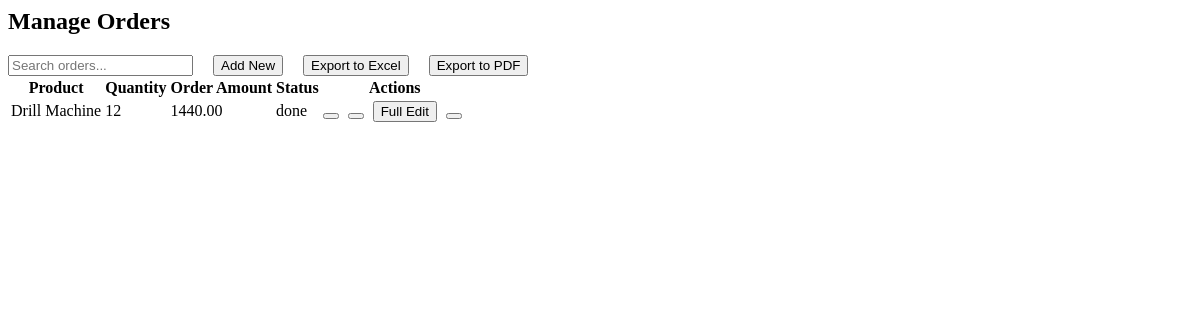
Page /admin/pages/orders.php on the committed database.
### tables this page shows
CREATE TABLE `tbl_orders` (
  `id` int(11) NOT NULL,
  `product_id` int(11) NOT NULL,
  `quantity` int(11) NOT NULL,
  `order_amount` decimal(10,2) NOT NULL,
  `status` enum('pending','done') DEFAULT 'pending',
  `created_at` timestamp NOT NULL DEFAULT current_timestamp(),
  `updated_at` timestamp NOT NULL DEFAULT current_timestamp() ON UPDATE current_timestamp()
);

CREATE TABLE `tbl_hardware` (
  `id` int(11) NOT NULL,
  `name` varchar(255) NOT NULL,
  `images` longtext NOT NULL CHECK (json_valid(`images`)),
  `description` text DEFAULT NULL,
  `price` decimal(10,2) NOT NULL,
  `stock` int(11) NOT NULL,
  `category_id` int(11) DEFAULT NULL,
  `page_slug` varchar(255) NOT NULL,
  `use_cases` text DEFAULT NULL
);

### admin/pages/sections/manage_orders.php (the view, shortened to what this page needs)
<?php
include('../functions/config.php');
$productQuery = "SELECT * FROM tbl_hardware";
$productResult = $conn->query($productQuery);
$orderQuery = "SELECT o.*, h.name AS product_name, h.price AS product_price
               FROM tbl_orders o
               LEFT JOIN tbl_hardware h ON o.product_id = h.id";
$orderResult = $conn->query($orderQuery);
?>
<div class="container mt-4">
    <div class="d-flex align-items-center my-2">
        <div class="">
            <input type="text" id="searchInput" class="form-control" placeholder="Search orders..." aria-label="Search">
        </div>
        <div class="d-flex justify-content-between align-items-start">
        <button class="btn btn-sm btn-primary" onclick="showAddForm()">
            <i class="fas fa-plus"></i> Add New
        </button>
        <button class="btn btn-sm btn-success" onclick="exportToExcel()">
            <i class="fas fa-file-excel"></i> Export to Excel
        </button>
        <button class="btn btn-sm btn-danger" onclick="exportToPDF()">
            <i class="fas fa-file-pdf"></i> Export to PDF
        </button>
        </div>
    </div>
    <table class="table table-bordered w-auto" id="ordersTable">
        <thead>
            <tr>
                <th>Product</th>
                <th>Quantity</th>
                <th>Order Amount</th>
                <th>Status</th>
                <th>Actions</th>
            </tr>
        </thead>
        <tbody>
            <?php
            if ($orderResult->num_rows > 0) {
                while ($row = $orderResult->fetch_assoc()) {
                    echo "<tr data-id='{$row['id']}'>
                            <td class='editable product_id' data-id='{$row['product_id']}'>{$row['product_name']}</td>
                            <td class='editable quantity'>{$row['quantity']}</td>
                            <td class='editable order_amount'>{$row['order_amount']}</td>
                            <td class='editable status'>{$row['status']}</td>
                            <td class='action-cell'>
                                <button class='btn btn-warning btn-sm quick-edit'><i class='fas fa-edit'></i></button>
                                <button class='btn btn-danger btn-sm delete-btn'><i class='fas fa-trash'></i></button>
                                <button class='btn btn-info btn-sm full-edit' onclick='showEditForm({$row['id']})'>
                                    <i class='fas fa-pen'></i> Full Edit
                                </button>
                                <button class='btn btn-secondary btn-sm toggle-status' data-id='{$row['id']}' data-status='{$row['status']}'>
                                    <i class='fas fa-sync'></i>
                                </button>
                            </td>
                          </tr>";
                }
            }
            ?>
        </tbody>
    </table>
</div>

### admin/pages/orders.php (style rules this page uses)
.d-flex { display: flex; gap: 20px; }
.action-cell button { margin-right: 5px; transition: background-color 0.3s ease; }

### rows in the picture
tbl_orders: product.name "Drill Machine", quantity "12", order_amount "1440.00", status "done"
